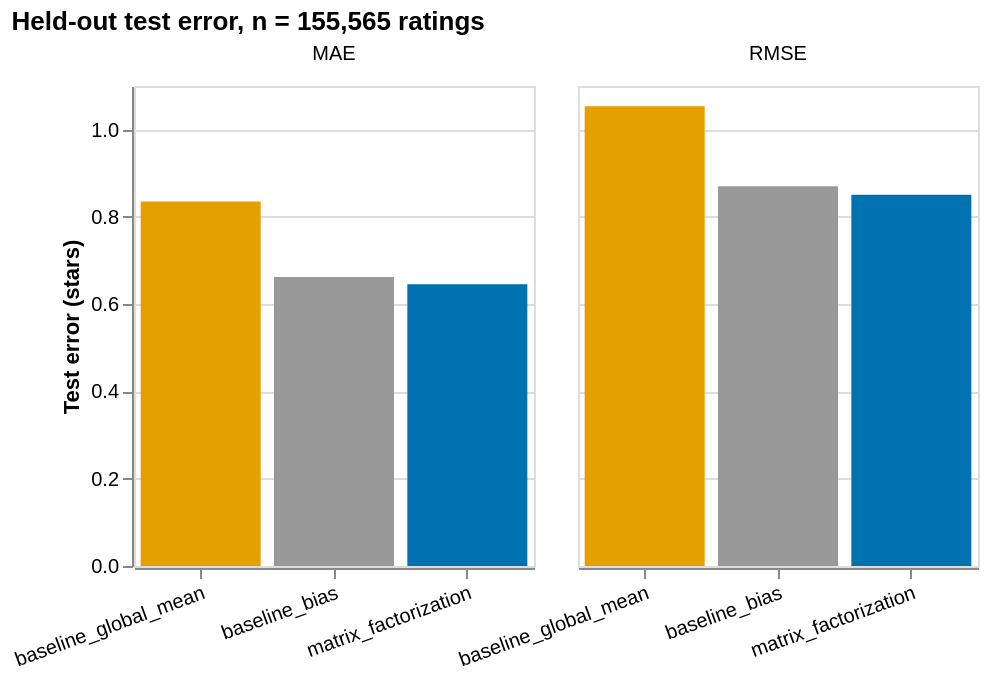

The notebook cell this image was saved under:
### Markdown cell above
## 1. Rating-prediction results

Ratings are split randomly within each user: about 70% training, 10% validation and 20% test. Training fits the models; validation selects hyperparameters; test measures held-out rating error. This is not a chronological evaluation.

The models are a global mean, regularized user/movie biases and matrix factorization. Missing ratings are not zero targets. Predictions are clipped to 0.5–5 stars. For a movie unseen in training, the item terms are omitted; the prediction uses the global mean and user bias.

### Code cell
rows = []
for part in ["val", "test"]:
    for name, r in metrics[part].items():
        rows.append(
            {
                "split": part,
                "model": name,
                "n_ratings": r["n_ratings"],
                "MAE": r["all"]["mae"],
                "RMSE": r["all"]["rmse"],
                "warm_coverage": r["warm_coverage"],
                "unseen_users": r["n_unseen_users"],
                "unseen_items": r["n_unseen_items"],
                "MAE_warm_only": r["warm_only"]["mae"],
                "RMSE_warm_only": r["warm_only"]["rmse"],
                "MAE_unseen_items": r["unseen_item_only"]["mae"],
            }
        )
results = pd.DataFrame(rows)
display(results[["split", "model", "n_ratings", "MAE", "RMSE", "unseen_items"]].round(4))
print("Split sizes:", metrics["split"]["rows"], "| scheme:", metrics["split"]["scheme"])
print("Selected on validation:", metrics["selected"])
t = results[results.split == "test"].melt(
    id_vars="model", value_vars=["MAE", "RMSE"], var_name="metric", value_name="error"
)
save_table(results, "model_results")
save_chart(
    alt.Chart(t)
    .mark_bar()
    .encode(
        x=alt.X(
            "model:N",
            title=None,
            sort=["baseline_global_mean", "baseline_bias", "matrix_factorization"],
            axis=alt.Axis(labelAngle=-20),
        ),
        y=alt.Y("error:Q", title="Test error (stars)"),
        color=alt.Color(
            "model:N", legend=None, scale=alt.Scale(range=["#999999", "#E69F00", "#0072B2"])
        ),
        column=alt.Column("metric:N", title=None),
        tooltip=["model", "metric", alt.Tooltip("error:Q", format=".4f")],
    )
    .properties(
        title=f"Held-out test error, n = {metrics['test']['matrix_factorization']['n_ratings']:,} ratings",
        width=200,
        height=240,
    ),
    "model_test_errors",
)

### Figure 1 — Vega-Lite specification as saved in the notebook (floating-point values rounded to 4 significant figures)
{"config": {"view": {"continuousWidth": 300, "continuousHeight": 300}}, "data": {"name": "data-046f8844e51fa504a582ecfa231aa14a"}, "mark": {"type": "bar"}, "encoding": {"color": {"field": "model", "legend": null, "scale": {"range": ["#999999", "#E69F00", "#0072B2"]}, "type": "nominal"}, "column": {"field": "metric", "title": null, "type": "nominal"}, "tooltip": [{"field": "model", "type": "nominal"}, {"field": "metric", "type": "nominal"}, {"field": "error", "format": ".4f", "type": "quantitative"}], "x": {"axis": {"labelAngle": -20}, "field": "model", "sort": ["baseline_global_mean", "baseline_bias", "matrix_factorization"], "title": null, "type": "nominal"}, "y": {"field": "error", "title": "Test error (stars)", "type": "quantitative"}}, "height": 240, "title": "Held-out test error, n = 155,565 ratings", "width": 200, "$schema": "https://vega.github.io/schema/vega-lite/v5.17.0.json", "datasets": {"data-046f8844e51fa504a582ecfa231aa14a": [{"model": "baseline_global_mean", "metric": "MAE", "error": 0.8355}, {"model": "baseline_bias", "metric": "MAE", "error": 0.6625}, {"model": "matrix_factorization", "metric": "MAE", "error": 0.6458}, {"model": "baseline_global_mean", "metric": "RMSE", "error": 1.054}, {"model": "baseline_bias", "metric": "RMSE", "error": 0.8703}, {"model": "matrix_factorization", "metric": "RMSE", "error": 0.8508}]}}
